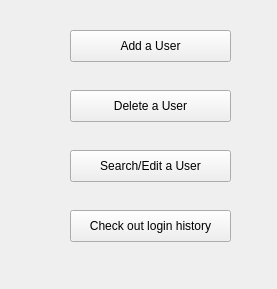
<?xml version="1.0" encoding="UTF-8"?>
<ui version="4.0">
 <class>Advance</class>
 <widget class="QWidget" name="Advance">
  <property name="geometry">
   <rect>
    <x>0</x>
    <y>0</y>
    <width>277</width>
    <height>289</height>
   </rect>
  </property>
  <property name="windowTitle">
   <string>Advance</string>
  </property>
  <widget class="QPushButton" name="Add_Button">
   <property name="geometry">
    <rect>
     <x>70</x>
     <y>30</y>
     <width>161</width>
     <height>32</height>
    </rect>
   </property>
   <property name="text">
    <string>Add a User</string>
   </property>
   <property name="shortcut">
    <string>Return</string>
   </property>
  </widget>
  <widget class="QPushButton" name="Delete_Button">
   <property name="geometry">
    <rect>
     <x>70</x>
     <y>90</y>
     <width>161</width>
     <height>32</height>
    </rect>
   </property>
   <property name="text">
    <string>Delete a User</string>
   </property>
   <property name="shortcut">
    <string>Return</string>
   </property>
  </widget>
  <widget class="QPushButton" name="Search_Button">
   <property name="geometry">
    <rect>
     <x>70</x>
     <y>150</y>
     <width>161</width>
     <height>32</height>
    </rect>
   </property>
   <property name="text">
    <string>Search/Edit a User</string>
   </property>
   <property name="shortcut">
    <string>Return</string>
   </property>
  </widget>
  <widget class="QPushButton" name="Login_history_Button">
   <property name="geometry">
    <rect>
     <x>70</x>
     <y>210</y>
     <width>161</width>
     <height>32</height>
    </rect>
   </property>
   <property name="text">
    <string>Check out login history</string>
   </property>
   <property name="shortcut">
    <string>Return</string>
   </property>
  </widget>
 </widget>
 <resources/>
 <connections/>
</ui>
